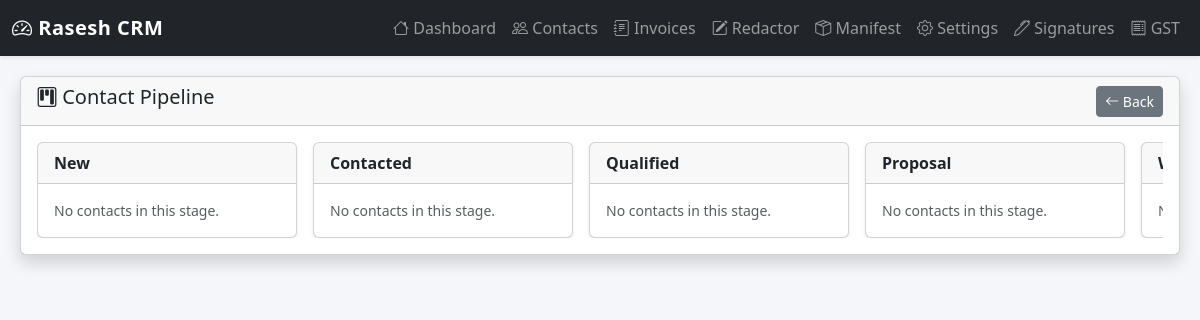
The page /contacts/pipeline on the database as committed earlier.
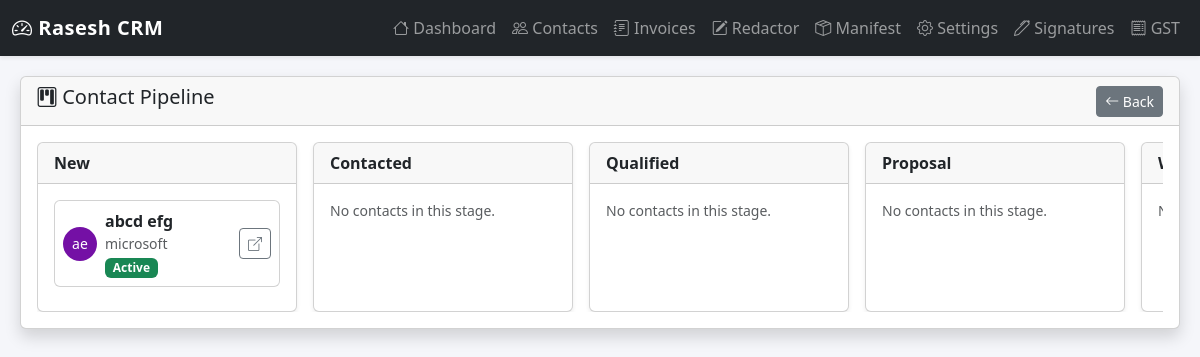
The same page on the database as committed later.
### tables this page shows
CREATE TABLE contacts (
                id INTEGER PRIMARY KEY AUTOINCREMENT,
                name TEXT,
                phone TEXT,
                email TEXT,
                address TEXT
            , first_name_contact TEXT, last_name_contact TEXT, email_contact TEXT, phone_contact TEXT, company_contact TEXT, position_contact TEXT, address_contact TEXT, notes_contact TEXT, website_contact TEXT, business_card_front_contact TEXT, business_card_back_contact TEXT, face_image_contact TEXT, company_logo_contact TEXT, status TEXT DEFAULT "active", pipeline_stage TEXT DEFAULT "new");

### app/contacts.py (the view)
@contacts_bp.route("/pipeline")
def pipeline_board():
    with get_conn() as conn:
        c = conn.cursor()
        rows = c.execute("SELECT * FROM contacts ORDER BY id DESC").fetchall()
    stages = ["new", "contacted", "qualified", "proposal", "won", "lost"]
    board = {s: [] for s in stages}
    for r in rows:
        full_name = f"{r['first_name_contact']} {r['last_name_contact']}".strip()
        board[r["pipeline_stage"]].append({
            "id": r["id"],
            "name": full_name,
            "company": r["company_contact"],
            "status": r["status"],
            "avatar_color": avatar_color(full_name)
        })
    return render_template("contacts/pipeline.html", board=board)

### app/contacts.py (called while the page is built)
def get_conn():
    db_path = current_app.config["DATABASE"]
    conn = sqlite3.connect(db_path)
    conn.row_factory = sqlite3.Row
    ensure_contact_extra_tables(conn)
    return conn

def avatar_color(name):
    if not name:
        return "#6c757d"  # fallback gray
    h = hashlib.md5(name.encode()).hexdigest()
    r = int(h[:2], 16)
    g = int(h[2:4], 16)
    b = int(h[4:6], 16)
    return f"rgb({r},{g},{b})"

### templates/contacts/pipeline.html
{% extends 'base.html' %}
{% block content %}
<div class="card shadow">
  <div class="card-header d-flex justify-content-between align-items-center">
    <h5><i class="bi bi-kanban"></i> Contact Pipeline</h5>
    <a href="{{ url_for('contacts.contacts_list') }}" class="btn btn-sm btn-secondary">
      <i class="bi bi-arrow-left"></i> Back
    </a>
  </div>
  <div class="card-body">
    <div class="d-flex flex-row flex-nowrap gap-3" style="overflow-x: auto;">
      {% set stages = ['new','contacted','qualified','proposal','won','lost'] %}
      {% for st in stages %}
      <div class="card shadow-sm" style="min-width: 260px;">
        <div class="card-header text-capitalize fw-semibold">
          {{ st }}
        </div>
        <div class="card-body" style="max-height: 70vh; overflow-y: auto;">
          {% for c in board[st] %}
          <div class="card mb-2">
            <div class="card-body p-2 d-flex align-items-center">
              <div class="rounded-circle text-white d-flex justify-content-center align-items-center me-2"
                   style="
                     width: 34px;
                     height: 34px;
                     font-size: 14px;
                     background: {{ c.avatar_color }};
                   ">
                {{ c.name.split(' ')[0][:1] }}{{ c.name.split(' ')[-1][:1] }}
              </div>
              <div class="flex-grow-1">
                <div class="fw-semibold">{{ c.name }}</div>
                <div class="small text-muted">{{ c.company or '' }}</div>
                {% set s = c.status or 'active' %}
                {% if s == 'active' %}
                  <span class="badge bg-success">Active</span>
                {% elif s == 'lead' %}
                  <span class="badge bg-info text-dark">Lead</span>
                {% elif s == 'customer' %}
                  <span class="badge bg-primary">Customer</span>
                {% elif s == 'inactive' %}
                  <span class="badge bg-secondary">Inactive</span>
                {% else %}
                  <span class="badge bg-dark">{{ s }}</span>
                {% endif %}
              </div>
              <a href="{{ url_for('contacts.view_contact', id=c.id) }}"
                 class="btn btn-sm btn-outline-secondary ms-2">
                <i class="bi bi-box-arrow-up-right"></i>
              </a>
            </div>
          </div>
          {% else %}
          <div class="text-muted small">No contacts in this stage.</div>
          {% endfor %}
        </div>
      </div>
      {% endfor %}
    </div>
  </div>
</div>
{% endblock %}

Rows that differ between the two databases and show on the page:
added contacts: name "a", name "e", name "abcd efg", company_contact "microsoft", status "Active"
Other text that changed with them:
list line gone: "No contacts in this stage."
